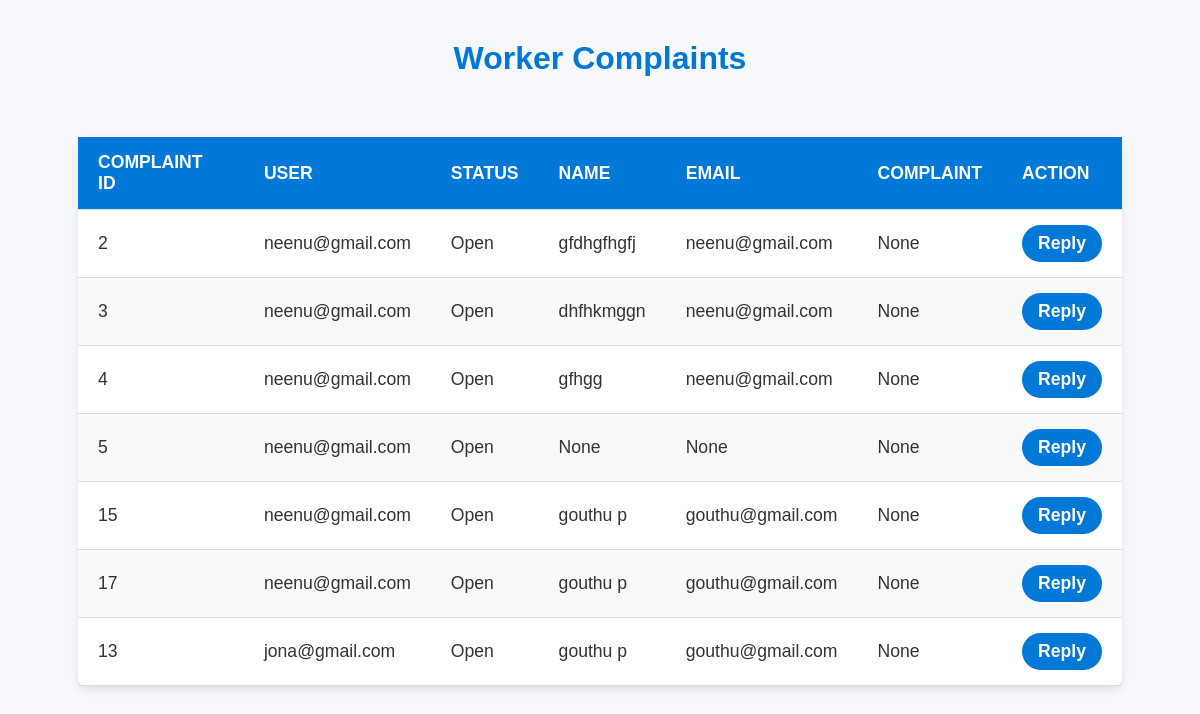
Before: /worker_complaint/ with the older database file.
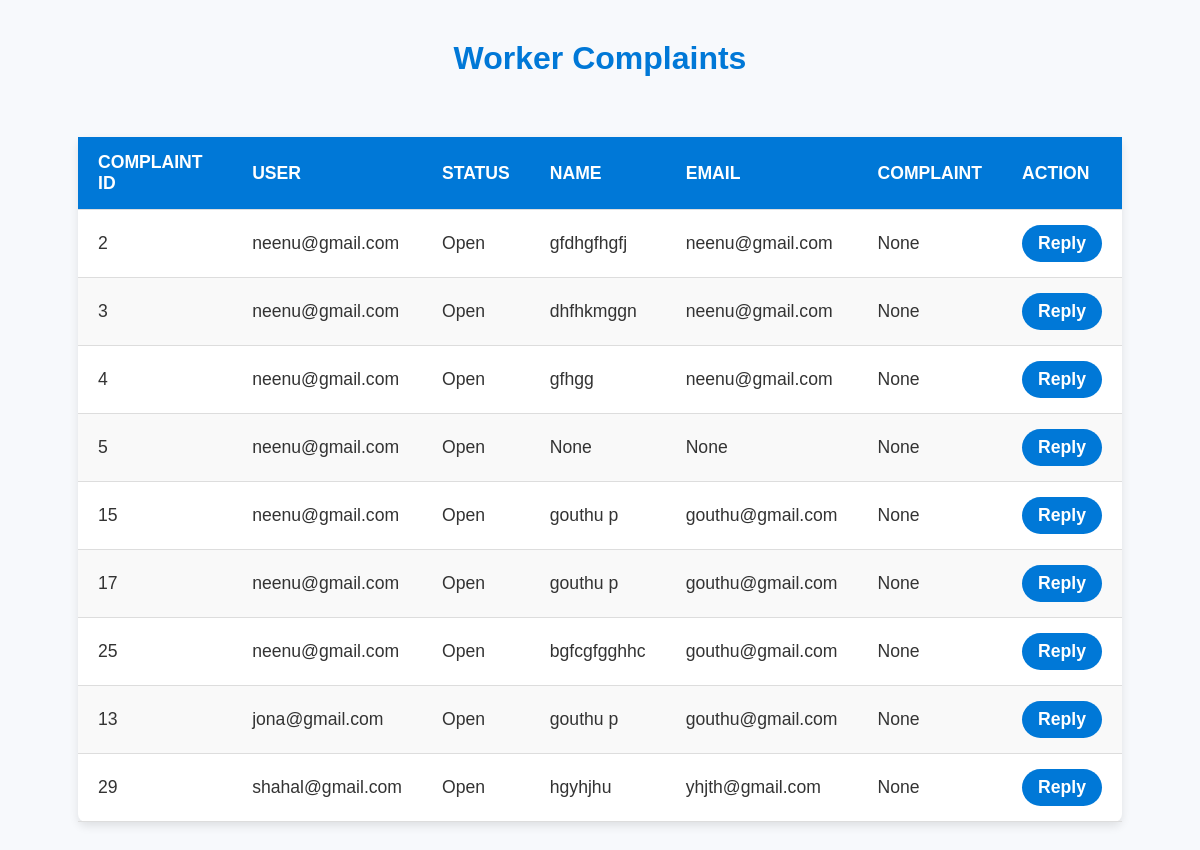
After: the same page with the newer database file.
### Bengali/models.py (models this page shows, shortened)
class UserComplaints(models.Model):
    STATUS_CHOICES = [
        ("Open", "Open"),
        ("In Progress", "In Progress"),
        ("Resolved", "Resolved"),
        ("Closed", "Closed"),
    ]
    user = models.ForeignKey( Profile,on_delete=models.CASCADE,null=True, blank=True)
    status = models.CharField(max_length=50, choices=STATUS_CHOICES, default="Open")
    created_at = models.DateTimeField(default=now, editable=False)
    name=models.CharField(max_length=255,null=True,blank=True)
    email=models.EmailField(null=True,blank=True)
    updated_at = models.DateTimeField(default=now)
    complaints=models.CharField(max_length=225,null=True,blank=True)

class Profile(AbstractUser):
    USERNAME_FIELD='email'
    REQUIRED_FIELDS=[]
    objects = CustomUserManager()
    username = models.CharField(max_length=150, blank=True, null=True)
    first_name = models.CharField(max_length=150, blank=True, null=True)
    last_name= models.CharField(max_length=150, blank=True, null=True)
    role = models.CharField(max_length=15,choices=RoleChoices.choices)
    email=models.EmailField(unique=True)
    phone=models.CharField(max_length=15, blank=True, null=True)
    age=models.IntegerField(blank=True, null=True)
    worker_approved=models.BooleanField(blank=True, null=True)
    groups = models.ManyToManyField(
        Group,
            related_name="profile_groups",  # Set unique related_name
            blank=True
        )
    user_permissions = models.ManyToManyField(
            Permission,
            related_name="profile_permissions",  # Set unique related_name
            blank=True
        )

### Bengali/views.py (the view)
# urls.py: path('worker_complaint/', views.worker_complaint, name='worker_complaint'),
def worker_complaint(request):
    profiles = WorkersDetails.objects.all().values_list('profile', flat=True)
    complaints = UserComplaints.objects.filter(user__in=profiles)
    return render(request,"worker_complaint.html" ,{'complaints': complaints} )

### templates/worker_complaint.html (shortened to what this page needs)
<!DOCTYPE html>
<html lang="en">
<head>
</head>
<body>
    <h1>Worker Complaints</h1>
    <table>
        <thead>
            <tr>
                <th>Complaint ID</th>
                <th>User</th>
                <th>Status</th>
                <th>Name</th>
                <th>Email</th>
                <th>Complaint</th>
                <th>Action</th>
            </tr>
        </thead>
        <tbody>
            {% for complaint in complaints %}
            <tr>
                <td>{{ complaint.id }}</td>
                <td>{{ complaint.user.username }}</td>
                <td>{{ complaint.status }}</td>
                <td>{{ complaint.name }}</td>
                <td>{{ complaint.email }}</td>
                <td>{{ complaint.complaints }}</td>
                <td>
                    <a href="{% url 'agency_worker_replay' %}" class="reply-btn">Reply</a>
                </td>
            </tr>
            {% empty %}
            <tr>
                <td colspan="7" class="no-data">No complaints available</td>
            </tr>
            {% endfor %}
        </tbody>
    </table>
</body>
</html>

Changed rows visible on the page:
added UserComplaints: id "25", user.username "neenu@gmail.com", status "Open", name "bgfcgfgghhc", email "gouthu@gmail.com", complaints "None"
added UserComplaints: id "29", user.username "shahal@gmail.com", status "Open", name "hgyhjhu", email "yhjth@gmail.com", complaints "None"
